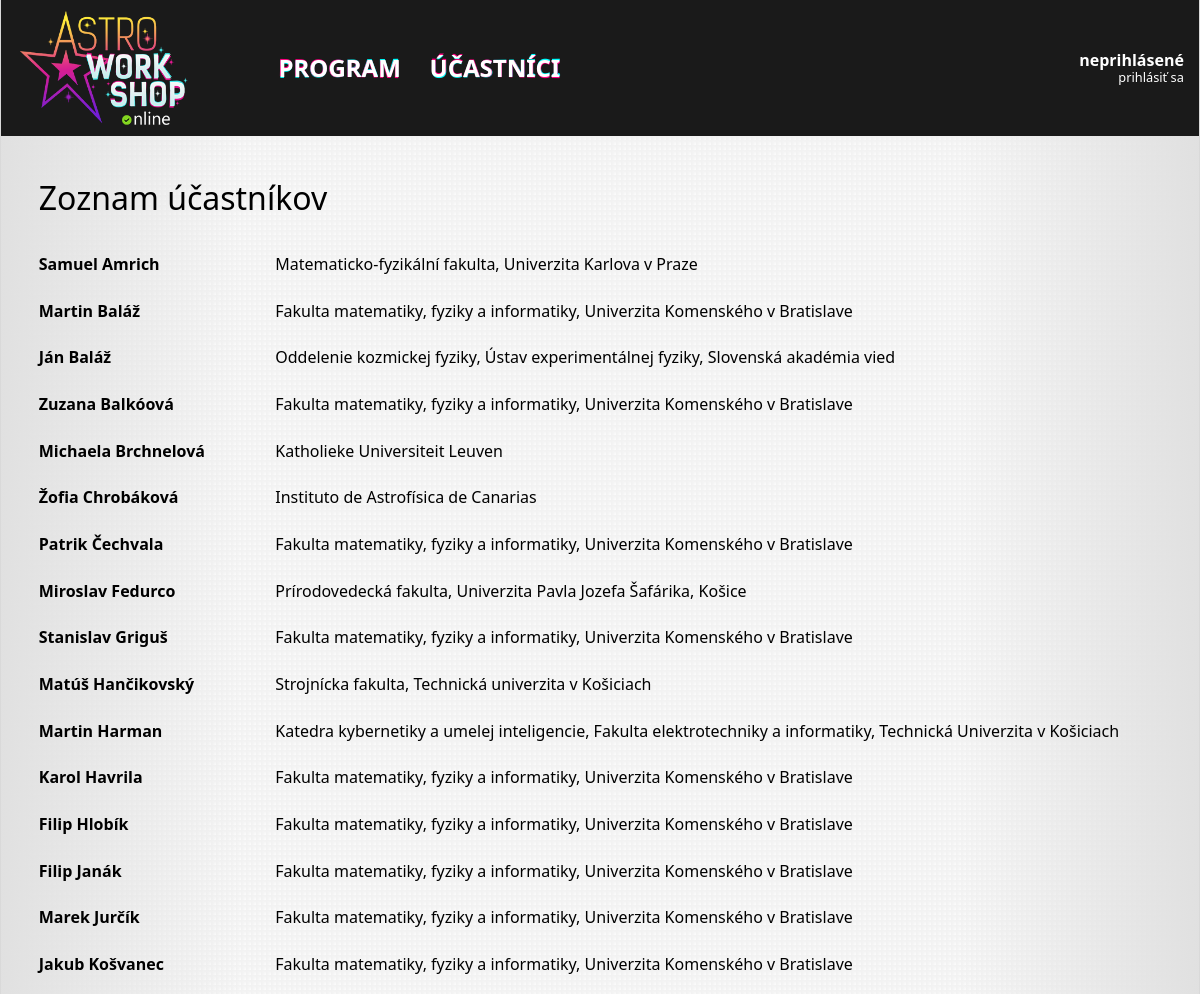
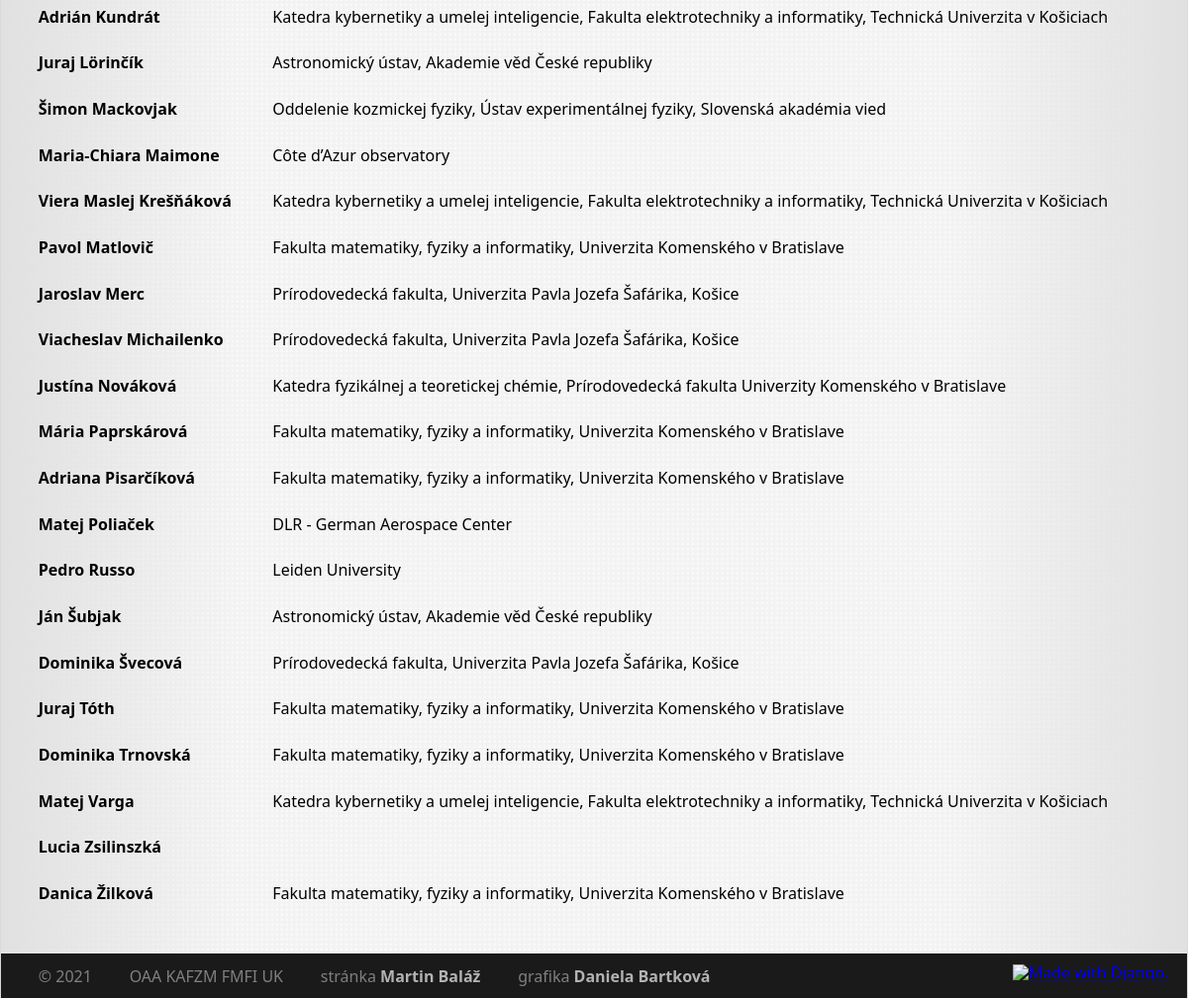
/2021/participants, run on an earlier commit of the app's database (2 pictures, top to bottom).
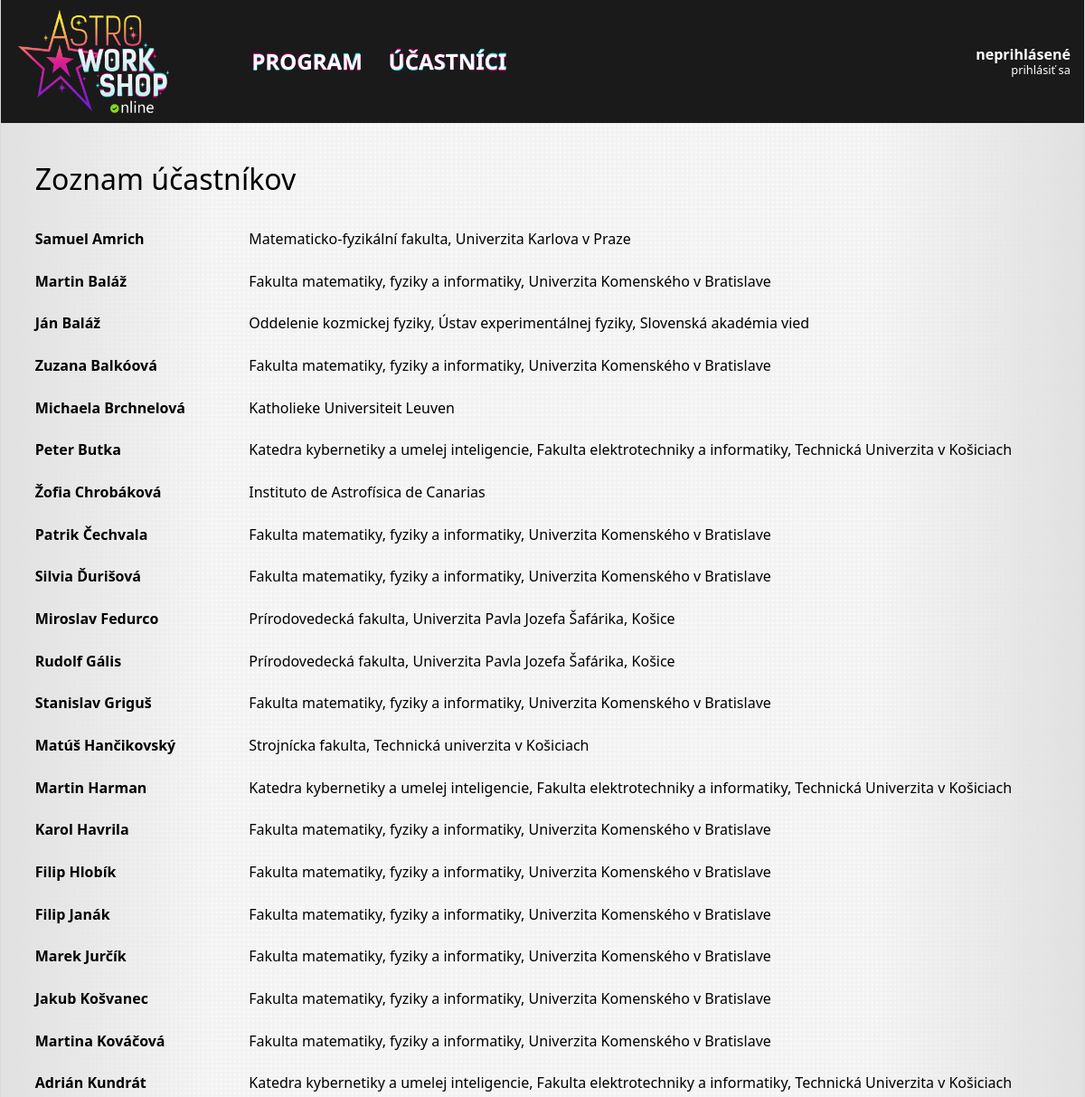
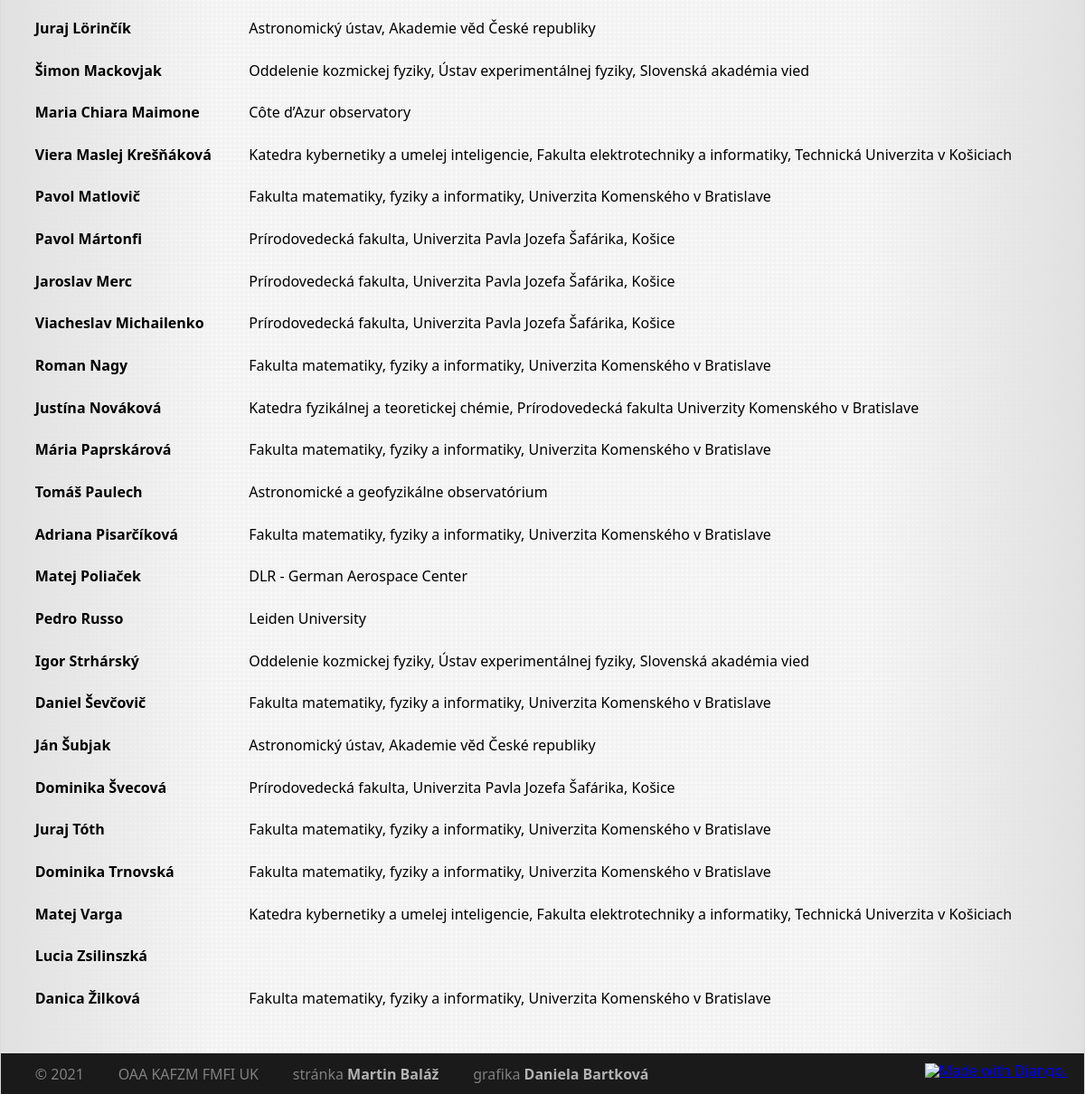
And on a later commit of the database (2 pictures, top to bottom).
### core/models/participant.py (models this page shows, shortened)
class Participant(AbstractUser):
    class Meta:
        ordering = ['last_name', 'first_name']
    objects = ParticipantManager()
    institutes = models.ManyToManyField(
        'Institute',
        through='Affiliation',
        related_name = 'people',
    )
    events = models.ManyToManyField(
        'Event',
        through='Participation',
        related_name = 'participants',
    )
    about = models.TextField(blank=True)

### core/models/institute.py (models this page shows, shortened)
class Institute(models.Model):
    class Meta:
        ordering = ['full_name']
    short_name = models.CharField(max_length=32)
    full_name = models.CharField(max_length=256)

### core/views/participant.py (the view)
# urls.py: path('<int:year>/participants', participant.ListView.as_view(), name='participants'),
class ListView(django.views.generic.ListView):
    model = Participant
    context_object_name = 'participants'
    template_name = 'core/list-participants.html'
    def get_queryset(self):
        year = self.kwargs['year']
        return self.model.objects.for_event(year).with_current_affiliations(datetime.date.today()).order_by('last_name')
    def get_context_data(self, **kwargs):
        context = super().get_context_data(**kwargs)
        context[self.context_object_name] = sorted(context[self.context_object_name], key=lambda x: unicodedata.normalize('NFKD', x.last_name))
        return context

### core/models/participant.py (called while the page is built)
    def with_current_affiliations(self, date):
        return self.prefetch_related(
            Prefetch(
                'institutes',
                queryset=Institute.objects.filter(
                    (Q(affiliation__start__lte=date) | Q(affiliation__start=None)) & (Q(affiliation__end__gte=date) | Q(affiliation__end=None))
                ).distinct(),
                to_attr='current_affiliations',
            ),
        )

    def for_event(self, event_code):
        return self.filter(events__code=event_code)

### core/templates/core/list-participants.html
{% extends 'core/base.html' %}
{% load astro %}
{% block page %}
    <h2>
        Zoznam účastníkov
    </h2>
    <table>
        {% for participant in participants %}
            <tr>
                <td>
                    <a href="{% url 'participant' username=participant.username %}">{{ participant.get_full_name }}</a>
                </td>
                <td>
                    <span class="affiliation">
                        {% for aff in participant.current_affiliations %}
                            {{ aff.full_name }}
                        {% endfor %}
                    </span>
                </td>
            </tr>
        {% endfor %}
    </table>
{% endblock %}

What changed in the data, as far as the page shows it:
added Participant: get_full_name "Peter Butka", Institute (full_name "Katedra kybernetiky a umelej inteligencie, Fakulta elektrotechniky a informatiky, Technická Univerzita v Košiciach")
added Participant: get_full_name "Silvia Ďurišová", Institute (full_name "Fakulta matematiky, fyziky a informatiky, Univerzita Komenského v Bratislave")
added Participant: get_full_name "Rudolf Gális", Institute (full_name "Prírodovedecká fakulta, Univerzita Pavla Jozefa Šafárika, Košice")
added Participant: get_full_name "Martina Kováčová", Institute (full_name "Fakulta matematiky, fyziky a informatiky, Univerzita Komenského v Bratislave")
changed Participant: get_full_name "Maria-Chiara Maimone" → "Maria Chiara Maimone"
added Participant: get_full_name "Pavol Mártonfi", Institute (full_name "Prírodovedecká fakulta, Univerzita Pavla Jozefa Šafárika, Košice")
now on this page (row unchanged): Participant: get_full_name "Roman Nagy", Institute (full_name "Fakulta matematiky, fyziky a informatiky, Univerzita Komenského v Bratislave")
added Participant: get_full_name "Tomáš Paulech"
now on this page (row unchanged): Institute: full_name "Astronomické a geofyzikálne observatórium", shown under "Tomáš Paulech"
added Participant: get_full_name "Igor Strhárský", Institute (full_name "Oddelenie kozmickej fyziky, Ústav experimentálnej fyziky, Slovenská akadémia vied")
added Participant: get_full_name "Daniel Ševčovič", Institute (full_name "Fakulta matematiky, fyziky a informatiky, Univerzita Komenského v Bratislave")
